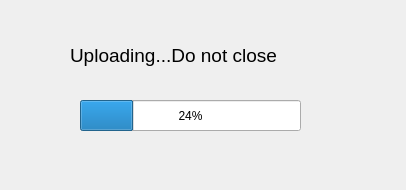
<?xml version="1.0" encoding="UTF-8"?>
<ui version="4.0">
 <class>LoadingDialog</class>
 <widget class="QDialog" name="LoadingDialog">
  <property name="geometry">
   <rect>
    <x>0</x>
    <y>0</y>
    <width>406</width>
    <height>190</height>
   </rect>
  </property>
  <property name="windowTitle">
   <string>LoadingDialog</string>
  </property>
  <widget class="QProgressBar" name="progressBar">
   <property name="geometry">
    <rect>
     <x>80</x>
     <y>100</y>
     <width>221</width>
     <height>31</height>
    </rect>
   </property>
   <property name="value">
    <number>24</number>
   </property>
  </widget>
  <widget class="QLabel" name="label">
   <property name="geometry">
    <rect>
     <x>70</x>
     <y>40</y>
     <width>261</width>
     <height>31</height>
    </rect>
   </property>
   <property name="font">
    <font>
     <pointsize>14</pointsize>
    </font>
   </property>
   <property name="text">
    <string>Uploading...Do not close</string>
   </property>
  </widget>
 </widget>
 <layoutdefault spacing="6" margin="11"/>
 <resources/>
 <connections/>
</ui>
